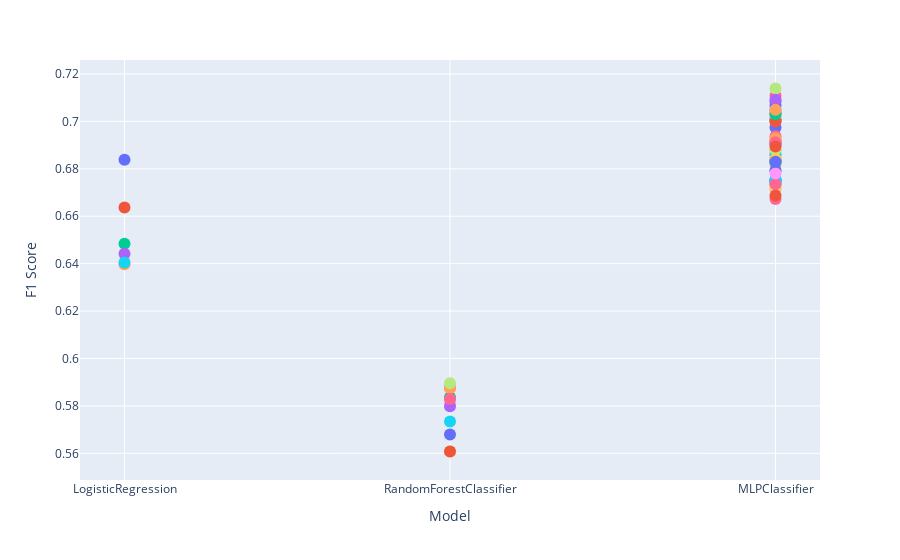

Here is the notebook cell this chart was saved with:
### Code cell
fig = px.scatter(df_scores, x='Model', y='F1 Score', color='Hyperparameters')
fig.update_traces(marker_size=12)
fig.update_layout(showlegend=False)
